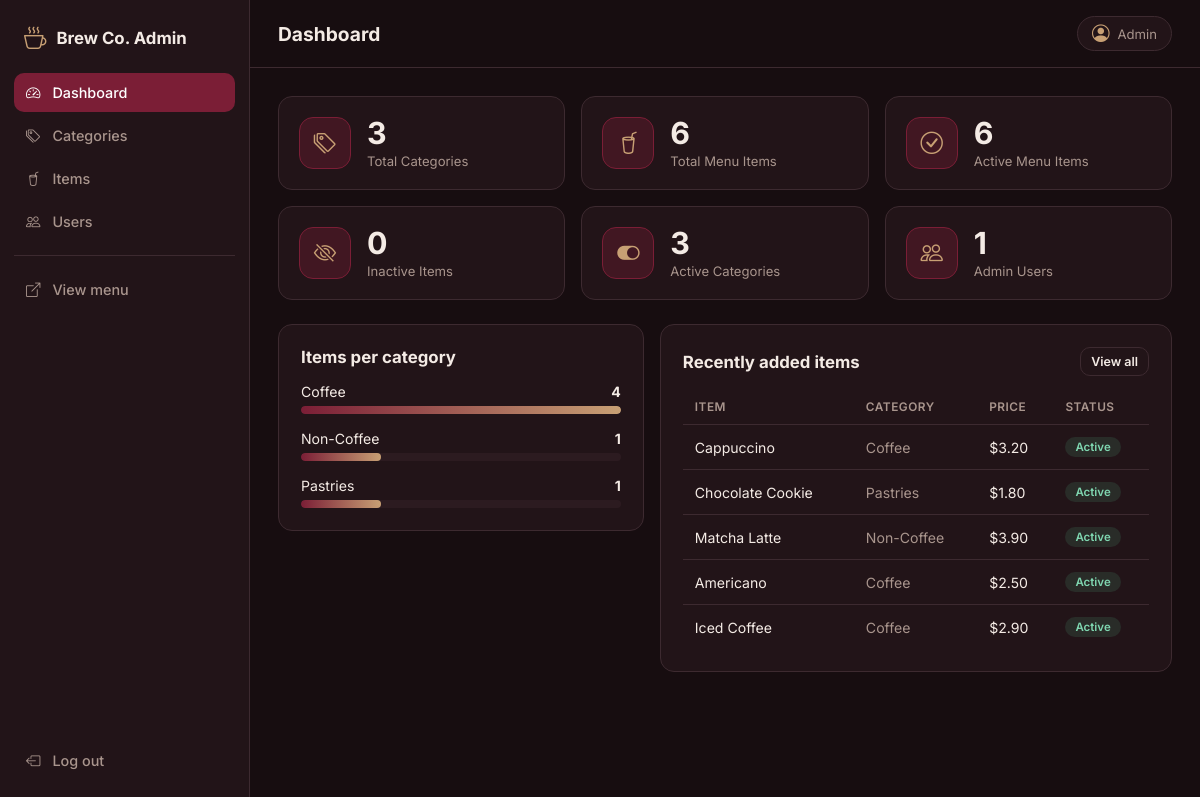
Page /admin/dashboard.php (signed in) on the committed database.
### tables this page shows
CREATE TABLE IF NOT EXISTS `items` (
  `id` int UNSIGNED NOT NULL AUTO_INCREMENT,
  `category_id` int UNSIGNED NOT NULL,
  `name` varchar(100) NOT NULL,
  `description` varchar(255) NOT NULL DEFAULT '',
  `price` decimal(8,2) NOT NULL,
  `image` varchar(255) DEFAULT NULL,
  `is_active` tinyint(1) NOT NULL DEFAULT '1',
  `created_at` timestamp NULL DEFAULT CURRENT_TIMESTAMP,
  PRIMARY KEY (`id`),
  KEY `fk_items_category` (`category_id`)
);

CREATE TABLE IF NOT EXISTS `categories` (
  `id` int UNSIGNED NOT NULL AUTO_INCREMENT,
  `name` varchar(100) NOT NULL,
  `icon` varchar(50) NOT NULL DEFAULT 'bi-cup-hot',
  `sort_order` int NOT NULL DEFAULT '0',
  `is_active` tinyint(1) NOT NULL DEFAULT '1',
  `created_at` timestamp NULL DEFAULT CURRENT_TIMESTAMP,
  PRIMARY KEY (`id`)
);

### includes/functions.php (called while the page is built, shortened)
<?php
function e(?string $value): string
{
    return htmlspecialchars($value ?? '', ENT_QUOTES, 'UTF-8');
}

### admin/dashboard.php (the view, shortened to what this page needs)
<?php
require __DIR__ . '/../includes/admin_init.php';
$stats = $pdo->query(
    'SELECT
        (SELECT COUNT(*) FROM categories)                  AS total_categories,
        (SELECT COUNT(*) FROM categories WHERE is_active=1) AS active_categories,
        (SELECT COUNT(*) FROM items)                       AS total_items,
        (SELECT COUNT(*) FROM items WHERE is_active=1)      AS active_items,
        (SELECT COUNT(*) FROM users)                       AS total_users'
)->fetch();
$perCategory = $pdo->query(
    'SELECT c.name, c.is_active, COUNT(i.id) AS item_count
     FROM categories c
     LEFT JOIN items i ON i.category_id = c.id
     GROUP BY c.id, c.name, c.is_active
     ORDER BY c.sort_order, c.id'
)->fetchAll();
$counts   = array_map('intval', array_column($perCategory, 'item_count'));
$maxCount = max(1, $counts ? max($counts) : 1);
$recent = $pdo->query(
    'SELECT i.name, i.price, i.is_active, c.name AS category
     FROM items i
     JOIN categories c ON c.id = i.category_id
     ORDER BY i.id DESC
     LIMIT 5'
)->fetchAll();
$cards = [
    ['Total Categories',   $stats['total_categories'],                           'bi-tags',         'categories.php'],
    ['Total Menu Items',   $stats['total_items'],                                'bi-cup-straw',    'items.php'],
    ['Active Menu Items',  $stats['active_items'],                               'bi-check-circle', 'items.php'],
    ['Inactive Items',     $stats['total_items'] - $stats['active_items'],       'bi-eye-slash',    'items.php'],
    ['Active Categories',  $stats['active_categories'],                          'bi-toggle-on',    'categories.php'],
    ['Admin Users',        $stats['total_users'],                                'bi-people',       'users.php'],
];
$pageTitle = 'Dashboard';
$active    = 'dashboard';
require __DIR__ . '/partials/header.php';
?>
<section class="kpi-grid">
  <?php foreach ($cards as [$label, $value, $icon, $link]): ?>
    <a href="<?= e($link) ?>" class="kpi">
      <div class="kpi-icon"><i class="bi <?= e($icon) ?>" aria-hidden="true"></i></div>
      <div>
        <div class="kpi-value"><?= (int) $value ?></div>
        <div class="kpi-label"><?= e($label) ?></div>
      </div>
    </a>
  <?php endforeach; ?>
</section>
<section class="panel-grid">
  <div class="card">
    <h2 class="card-title">Items per category</h2>
    <?php if (!$perCategory): ?>
      <p class="muted">No categories yet.</p>
    <?php else: ?>
      <ul class="bars">
        <?php foreach ($perCategory as $row): ?>
          <?php $n = (int) $row['item_count']; ?>
          <li>
            <div class="bar-head">
              <span>
                <?= e($row['name']) ?>
              </span>
              <strong><?= $n ?></strong>
            </div>
            <div class="bar-track">
              <div class="bar-fill" style="width: <?= round($n / $maxCount * 100) ?>%"></div>
            </div>
          </li>
        <?php endforeach; ?>
      </ul>
    <?php endif; ?>
  </div>
  <div class="card">
    <div class="card-head">
      <h2 class="card-title">Recently added items</h2>
      <a href="items.php" class="btn btn-ghost btn-sm">View all</a>
    </div>
    <?php if (!$recent): ?>
      <p class="muted">No items yet.</p>
    <?php else: ?>
      <div class="table-wrap">
        <table class="table">
          <thead>
            <tr><th>Item</th><th>Category</th><th>Price</th><th>Status</th></tr>
          </thead>
          <tbody>
            <?php foreach ($recent as $r): ?>
              <tr>
                <td><?= e($r['name']) ?></td>
                <td class="muted-cell"><?= e($r['category']) ?></td>
                <td>$<?= number_format((float) $r['price'], 2) ?></td>
                <td>
                  <?php if ($r['is_active']): ?>
                    <span class="badge badge-on">Active</span>
                  <?php else: ?>
                    <span class="badge badge-off">Inactive</span>
                  <?php endif; ?>
                </td>
              </tr>
            <?php endforeach; ?>
          </tbody>
        </table>
      </div>
    <?php endif; ?>
  </div>
</section>
<?php require __DIR__ . '/partials/footer.php'; ?>

### admin/partials/header.php (shortened to what this page needs)
<?php
$active = $active ?? '';
?>
<!DOCTYPE html>
<html lang="en">
<head>
  <link rel="stylesheet" href="https://cdn.jsdelivr.net/npm/bootstrap-icons@1.11.3/font/bootstrap-icons.min.css">
  <link rel="stylesheet" href="css/admin.css">
</head>
<body>
<div class="admin-shell">
  <aside class="sidebar" id="sidebar">
    <div class="brand">
      <i class="bi bi-cup-hot" aria-hidden="true"></i>
      <span>Brew Co. Admin</span>
    </div>
    <nav class="nav">
      <a href="dashboard.php" class="<?= $active === 'dashboard' ? 'active' : '' ?>">
        <i class="bi bi-speedometer2" aria-hidden="true"></i> Dashboard
      </a>
      <a href="categories.php" class="<?= $active === 'categories' ? 'active' : '' ?>">
        <i class="bi bi-tags" aria-hidden="true"></i> Categories
      </a>
      <a href="items.php" class="<?= $active === 'items' ? 'active' : '' ?>">
        <i class="bi bi-cup-straw" aria-hidden="true"></i> Items
      </a>
      <a href="users.php" class="<?= $active === 'users' ? 'active' : '' ?>">
        <i class="bi bi-people" aria-hidden="true"></i> Users
      </a>
      <div class="nav-sep"></div>
      <a href="../index.php" target="_blank" rel="noopener">
        <i class="bi bi-box-arrow-up-right" aria-hidden="true"></i> View menu
      </a>
      <a href="logout.php" class="nav-logout">
        <i class="bi bi-box-arrow-left" aria-hidden="true"></i> Log out
      </a>
    </nav>
  </aside>
  <div class="main">
    <header class="topbar">
      <div class="topbar-left">
        <h1><?= e($pageTitle) ?></h1>
      </div>
      <div class="user-chip">
        <i class="bi bi-person-circle" aria-hidden="true"></i>
        <span><?= e($_SESSION['user_name'] ?? '') ?></span>
      </div>
    </header>
    <main class="content">

### admin/partials/footer.php (shortened to what this page needs)
    </main>
  </div>
</div>
</body>
</html>

### rows in the picture
items: name "Cappuccino", category.name "Coffee", price "3.20", is_active "Active"
items: name "Chocolate Cookie", category.name "Pastries", price "1.80", is_active "Active"
items: name "Matcha Latte", category.name "Non-Coffee", price "3.90", is_active "Active"
items: name "Americano", category.name "Coffee", price "2.50", is_active "Active"
items: name "Iced Coffee", category.name "Coffee", price "2.90", is_active "Active"

### other values in the picture
$pageTitle "Dashboard"
$_SESSION['user_name'] "Admin"
$value "3"
$label "Total Categories"
$value "6"
$label "Total Menu Items"
$label "Active Menu Items"
$value "0"
$label "Inactive Items"
$label "Active Categories"
$value "1"
$label "Admin Users"
$row['name'] "Coffee"
$n "4"
$row['name'] "Non-Coffee"
